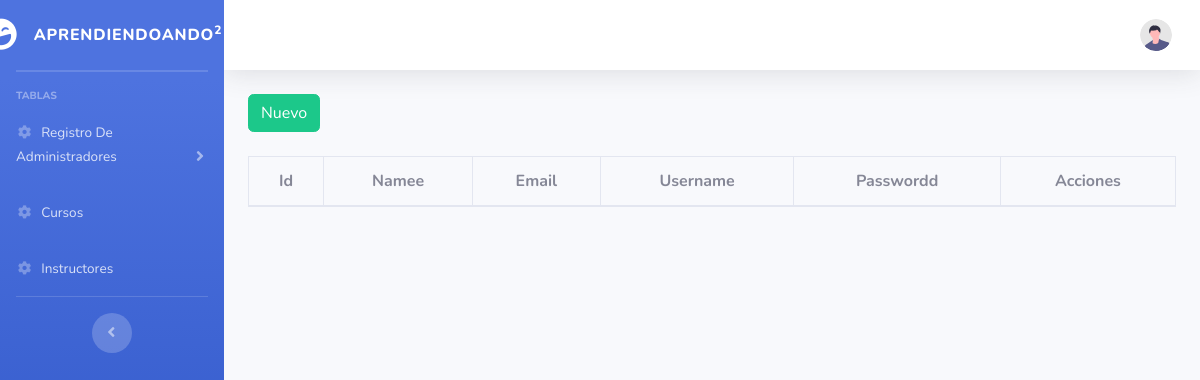
Page /vistas/vistas/usuarios.php on the earlier database version.
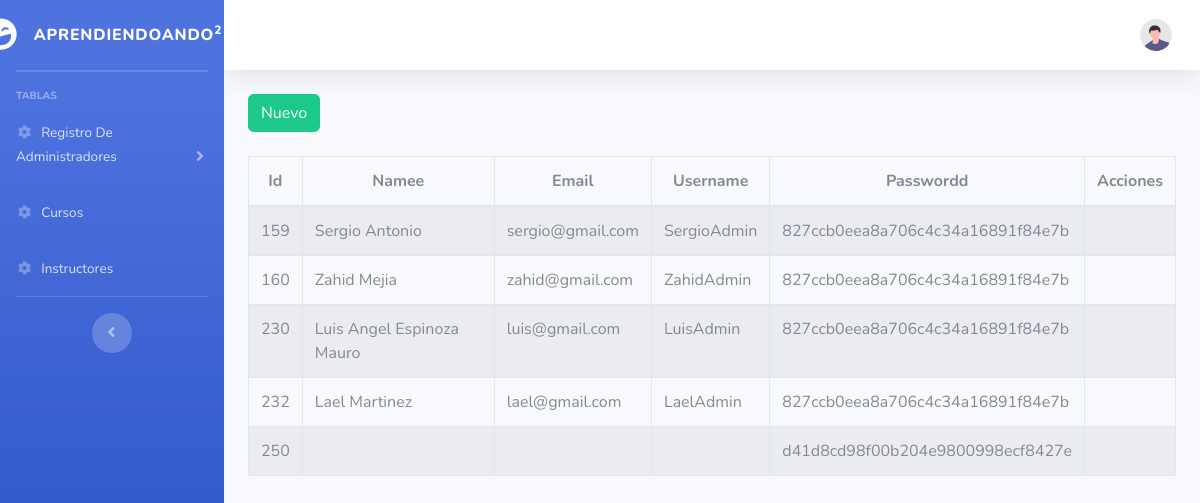
Same page on the later database version.
### tables this page shows
CREATE TABLE `registro` (
  `namee` varchar(100) NOT NULL,
  `email` varchar(50) NOT NULL,
  `username` varchar(25) NOT NULL,
  `passwordd` varchar(50) NOT NULL,
  `id` int(11) NOT NULL
);

### vistas/vistas/usuarios.php (the view, shortened to what the changed rows need)
<?php
$objeto = new Conexion();
$conexion = $objeto->Conectar();
$consulta = "SELECT id, namee, email, username, passwordd FROM registro";
$resultado = $conexion->prepare($consulta);
$resultado->execute();
$data=$resultado->fetchAll(PDO::FETCH_ASSOC);
?>
<!DOCTYPE html>
<html lang="en">
<head>
    <link href="vendor/fontawesome-free/css/all.min.css" rel="stylesheet" type="text/css">
    <link href="css/sb-admin-2.min.css" rel="stylesheet">
    <link rel="stylesheet" href="bootstrap/css/bootstrap.min.css">
    <link rel="stylesheet" href="main.css">
    <link rel="stylesheet" type="text/css" href="datatables/datatables.min.css"/>
    <link rel="stylesheet"  type="text/css" href="datatables/DataTables-1.10.18/css/dataTables.bootstrap4.min.css">
    <link href="vendor/fontawesome-free/css/all.min.css" rel="stylesheet" type="text/css">
    <link href="css/sb-admin-2.min.css" rel="stylesheet">
</head>
<body id="page-top">
    <div id="wrapper">
        <div id="content-wrapper" class="d-flex flex-column">
            <div id="content">
      <br>
    <div class="container">
        <div class="row">
                <div class="col-lg-12">
                    <div class="table-responsive">
                        <table id="tablaPersonas" class="table table-striped table-bordered table-condensed" style="width:100%">
                        <thead class="text-center">
                            <tr>
                                <th>Id</th>
                                <th>Namee</th>
                                <th>Email</th>
                                <th>Username</th>
                                <th>Passwordd</th>
                                <th>Acciones</th>
                            </tr>
                        </thead>
                        <tbody>
                            <?php
                            foreach($data as $dat) {
                            ?>
                            <tr>
                                <td><?php echo $dat['id'] ?></td>
                                <td><?php echo $dat['namee'] ?></td>
                                <td><?php echo $dat['email'] ?></td>
                                <td><?php echo $dat['username'] ?></td>
                                <td><?php echo $dat['passwordd'] ?></td>
                                <td></td>
                            </tr>
                            <?php
                                }
                            ?>
                        </tbody>
                       </table>
                    </div>
                </div>
        </div>
    </div>
</div>
</body>
</html>

Differences in the rows shown:
added registro: id "159", namee "Sergio Antonio", email "sergio@gmail.com", username "SergioAdmin", passwordd "827ccb0eea8a706c4c34a16891f84e7b"
added registro: id "160", namee "Zahid Mejia", email "zahid@gmail.com", username "ZahidAdmin", passwordd "827ccb0eea8a706c4c34a16891f84e7b"
added registro: id "230", namee "Luis Angel Espinoza Mauro", email "luis@gmail.com", username "LuisAdmin", passwordd "827ccb0eea8a706c4c34a16891f84e7b"
added registro: id "232", namee "Lael Martinez", email "lael@gmail.com", username "LaelAdmin", passwordd "827ccb0eea8a706c4c34a16891f84e7b"
added registro: id "250", passwordd "d41d8cd98f00b204e9800998ecf8427e"
